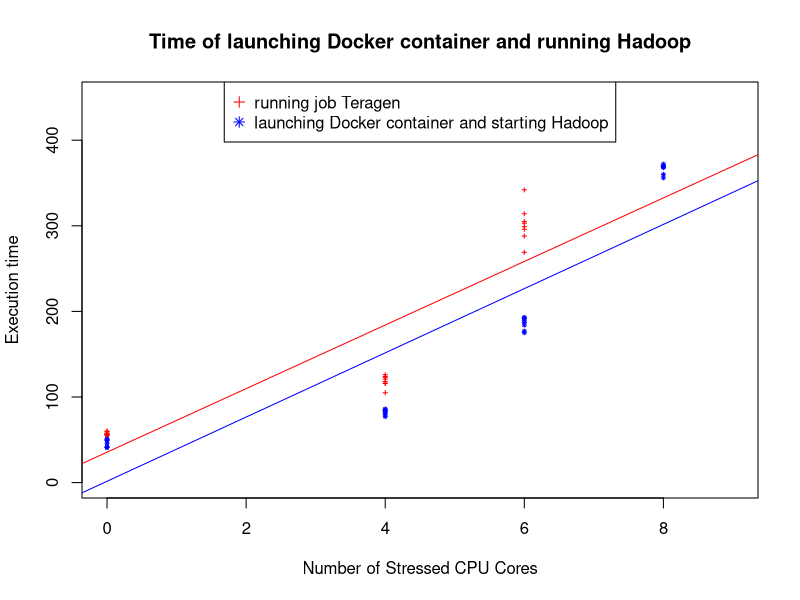

This chart was generated by the following R code:
#!/usr/bin/Rscript
# this is for plotting the tendency of Docker container with stressed cpu cores
old=getwd();
basedir="/home/peipei/course/CSC547/experiment_docker_hadoop/stress_docker";
setwd(basedir);

hadoop_no_stress=c(42,50,52,41,49,41,50,46);
hadoop_cpu4_stress=c(79,83,85,86,77,84,81,83);
hadoop_cpu6_stress=c(177,192,184,189,175,192,193,187);
hadoop_cpu8_stress=c(372,368,360,356,369,369,370,370);
hadoop_stress=c(hadoop_no_stress,hadoop_cpu4_stress,hadoop_cpu6_stress,hadoop_cpu8_stress);
x_hadoop=c(rep(0,each=8),rep(4,each=8),rep(6,each=8),rep(8,each=8))

job_no_stress=c(56,60,57,55,58,56,60,57);
job_cpu4_stress=c(123,126,118,105,124,116,116,121);
job_cpu6_stress=c(314,269,299,303,342,296,288,305);
job_stress=c(job_no_stress,job_cpu4_stress,job_cpu6_stress);
x_job=c(rep(0,each=8),rep(4,each=8),rep(6,each=8));

name="stress_cpu";
png(paste(getwd(),paste(name,"png",sep="."),sep="/"));
plot(x=NULL,y=NULL,mai="Time of launching Docker container and running Hadoop",xlab="Number of Stressed CPU Cores",ylab="Execution time",xlim=range(0:9),ylim=range(0:450));

points(x_hadoop,hadoop_stress,type="p",pch=8,cex=0.4,col="blue");
reg1<-lm(hadoop_stress~x_hadoop);
abline(reg1,col="blue");

points(x_job,job_stress,type="p",pch=3,cex=0.4,col="red");
reg2<-lm(job_stress~x_job);
abline(reg2,col="red");

legend("top",horiz=FALSE,legend=c("running job Teragen ","launching Docker container and starting Hadoop"), pch=c(3,8), col=c("red","blue"))

dev.off();
